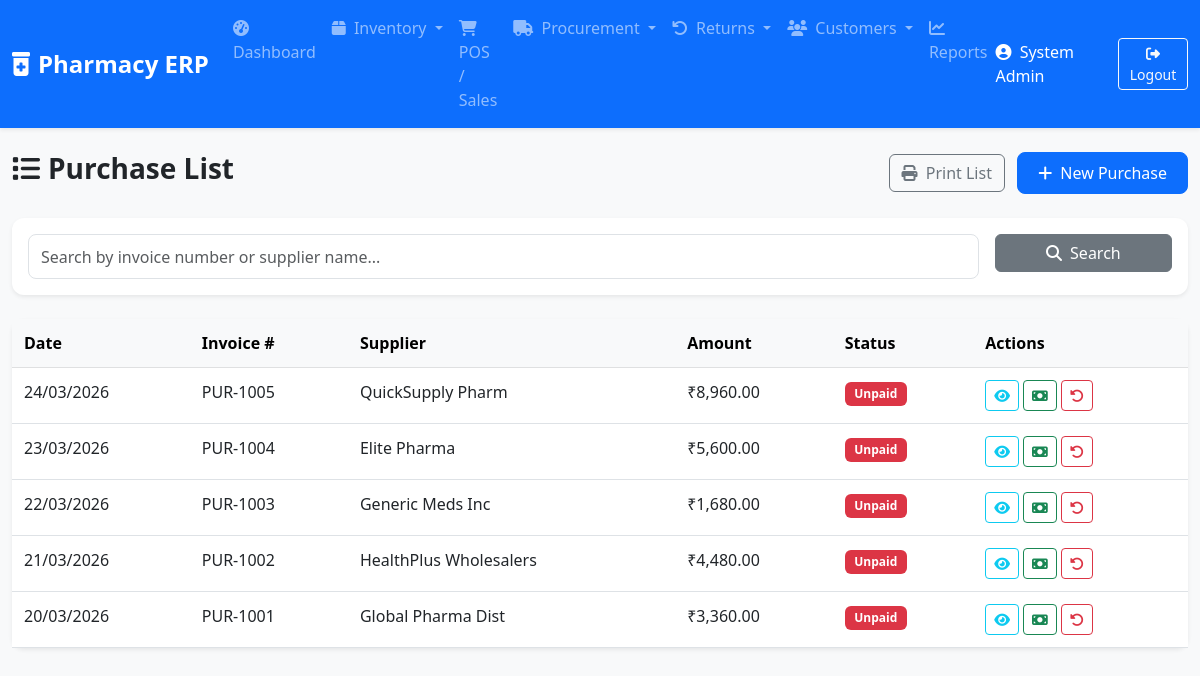
/purchase_list.php (signed in), run on the app's committed database.
### tables this page shows
CREATE TABLE purchases (
    id INT AUTO_INCREMENT PRIMARY KEY,
    supplier_id INT NOT NULL,
    invoice_num VARCHAR(50),
    purchase_date DATE NOT NULL,
    total_taxable_amount DECIMAL(15,2),
    total_tax_amount DECIMAL(15,2),
    total_amount DECIMAL(15,2),
    payment_status ENUM('Paid', 'Partial', 'Unpaid') DEFAULT 'Unpaid',
    created_at TIMESTAMP DEFAULT CURRENT_TIMESTAMP,
    FOREIGN KEY (supplier_id) REFERENCES suppliers(id)
);

CREATE TABLE suppliers (
    id INT AUTO_INCREMENT PRIMARY KEY,
    name VARCHAR(255) NOT NULL,
    contact_person VARCHAR(255),
    phone VARCHAR(20),
    email VARCHAR(100),
    address TEXT,
    gstin VARCHAR(20),
    state VARCHAR(100),
    balance DECIMAL(15,2) DEFAULT 0.00,
    created_at TIMESTAMP DEFAULT CURRENT_TIMESTAMP
);

### includes/functions.php (called while the page is built, shortened)
<?php
function formatCurrency($amount) {
    return '₹' . number_format($amount, 2);
}
function formatDate($date) {
    return date('d/m/Y', strtotime($date));
}
?>

### purchase_list.php (the view, shortened to what this page needs)
<?php
include 'includes/header.php';
$conn = get_db_conn();
$search = isset($_GET['search']) ? sanitizeInput($_GET['search']) : '';
if ($search) {
    $searchTerm = "%$search%";
    $stmt = $conn->prepare("SELECT p.*, s.name as supplier_name FROM purchases p JOIN suppliers s ON p.supplier_id = s.id WHERE p.invoice_num LIKE ? OR s.name LIKE ? ORDER BY p.purchase_date DESC");
    $stmt->bind_param("ss", $searchTerm, $searchTerm);
    $stmt->execute();
    $purchases = $stmt->get_result();
} else {
    $purchases = $conn->query("SELECT p.*, s.name as supplier_name FROM purchases p JOIN suppliers s ON p.supplier_id = s.id ORDER BY p.purchase_date DESC");
}
?>
<div class="row">
    <div class="col-md-12 d-flex justify-content-between align-items-center mb-4">
        <h3 class="fw-bold"><i class="fas fa-list me-2"></i>Purchase List</h3>
        <div>
            <button onclick="window.print()" class="btn btn-outline-secondary no-print me-2"><i class="fas fa-print me-1"></i> Print List</button>
            <a href="purchases.php" class="btn btn-primary no-print"><i class="fas fa-plus me-1"></i> New Purchase</a>
        </div>
    </div>
</div>
<div class="card shadow-sm border-0 mb-4">
    <div class="card-body">
        <form method="GET" class="row g-3">
            <div class="col-md-10">
                <input type="text" name="search" class="form-control" placeholder="Search by invoice number or supplier name..." value="<?php echo $search; ?>">
            </div>
            <div class="col-md-2">
                <button type="submit" class="btn btn-secondary w-100"><i class="fas fa-search me-1"></i> Search</button>
            </div>
        </form>
    </div>
</div>
<div class="card shadow-sm border-0">
    <div class="card-body p-0">
        <div class="table-responsive">
            <table class="table table-hover mb-0">
                <thead class="table-light">
                    <tr>
                        <th>Date</th>
                        <th>Invoice #</th>
                        <th>Supplier</th>
                        <th>Amount</th>
                        <th>Status</th>
                        <th>Actions</th>
                    </tr>
                </thead>
                <tbody>
                    <?php if ($purchases && $purchases->num_rows > 0): ?>
                        <?php while ($p = $purchases->fetch_assoc()): ?>
                        <tr>
                            <td><?php echo formatDate($p['purchase_date']); ?></td>
                            <td><?php echo $p['invoice_num']; ?></td>
                            <td><?php echo $p['supplier_name']; ?></td>
                            <td><?php echo formatCurrency($p['total_amount']); ?></td>
                            <td>
                                <span class="badge <?php echo ($p['payment_status'] == 'Paid' ? 'bg-success' : ($p['payment_status'] == 'Partial' ? 'bg-warning' : 'bg-danger')); ?>">
                                    <?php echo $p['payment_status']; ?>
                                </span>
                            </td>
                            <td>
                                <a href="view_purchase.php?id=<?php echo $p['id']; ?>" class="btn btn-sm btn-outline-info" title="View"><i class="fas fa-eye"></i></a>
                                <?php if ($p['payment_status'] != 'Paid'): ?>
                                <button class="btn btn-sm btn-outline-success add-payment-btn" data-id="<?php echo $p['id']; ?>" data-invoice="<?php echo $p['invoice_num']; ?>" title="Add Payment"><i class="fas fa-money-bill"></i></button>
                                <?php endif; ?>
                                <a href="purchase_returns.php?purchase_id=<?php echo $p['id']; ?>" class="btn btn-sm btn-outline-danger" title="Return Items"><i class="fas fa-undo-alt"></i></a>
                            </td>
                        </tr>
                        <?php endwhile; ?>
                    <?php else: ?>
                        <tr><td colspan="6" class="text-center py-4">No purchases found.</td></tr>
                    <?php endif; ?>
                </tbody>
            </table>
        </div>
    </div>
</div>
<?php include 'includes/footer.php'; ?>

### css/style.css (style rules this page uses)
body { font-family: 'Segoe UI', Tahoma, Geneva, Verdana, sans-serif; }
.card { border-radius: 12px; }
.shadow-sm { box-shadow: 0 .125rem .25rem rgba(0,0,0,.075)!important; }
.table > :not(caption) > * > * { padding: .75rem .75rem; }
.btn-primary { background-color: #0d6efd; border-color: #0d6efd; padding: 0.5rem 1.25rem; border-radius: 8px; }
.form-control, .form-select { border-radius: 8px; padding: 0.6rem .75rem; }
.badge { padding: 0.5em 0.8em; border-radius: 6px; }

### data on the page
purchases: purchase_date "24/03/2026", invoice_num "PUR-1005", supplier.name "QuickSupply Pharm", total_amount "₹8,960.00", payment_status "Unpaid"
purchases: purchase_date "23/03/2026", invoice_num "PUR-1004", supplier.name "Elite Pharma", total_amount "₹5,600.00", payment_status "Unpaid"
purchases: purchase_date "22/03/2026", invoice_num "PUR-1003", supplier.name "Generic Meds Inc", total_amount "₹1,680.00", payment_status "Unpaid"
purchases: purchase_date "21/03/2026", invoice_num "PUR-1002", supplier.name "HealthPlus Wholesalers", total_amount "₹4,480.00", payment_status "Unpaid"
purchases: purchase_date "20/03/2026", invoice_num "PUR-1001", supplier.name "Global Pharma Dist", total_amount "₹3,360.00", payment_status "Unpaid"

### other printed values
$_SESSION['full_name'] "System Admin"
